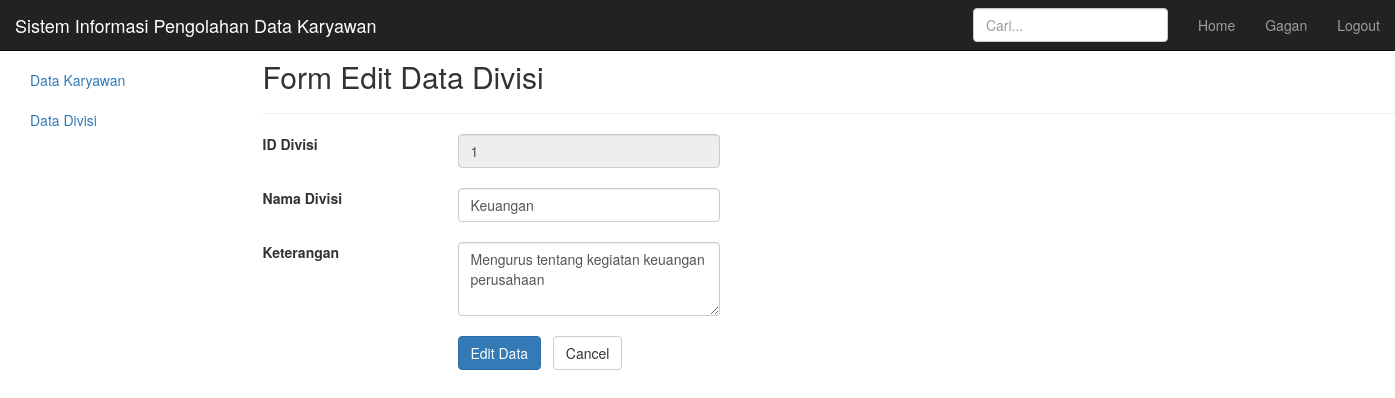
Page /index.php?page=edit_divisi&id_divisi=1 (signed in) on the committed database.
### tables this page shows
CREATE TABLE `divisi` (
  `id_divisi` int(11) NOT NULL,
  `nama_divisi` varchar(50) NOT NULL,
  `keterangan` varchar(50) NOT NULL
);

### index.php (the view, shortened to what this page needs)
<?php
	include "koneksi.php";
  $tampil = mysqli_query($koneksi, "SELECT * FROM admin where username = '$_SESSION[username]'");
  while ($hasil = mysqli_fetch_array ($tampil)){
    $namadepan = $hasil['nama_depan'];
  }
?>
<!DOCTYPE html>
<html>
<head>
	<link href="css/bootstrap.min.css" rel="stylesheet">
	<link rel="stylesheet" type="text/javascript" href="js/bootstrap.min.js">
</head>
<body>
	<nav class="navbar navbar-inverse navbar-fixed-top">
		<div class="container-fluid">
			<div class="navbar-header">
				 <a class="navbar-brand" href="index.php?page=home">Sistem Informasi Pengolahan Data Karyawan</a>
			</div>
			<div id="navbar" class="navbar-collapse collapse">
				<ul class="nav navbar-nav navbar-right">
            		<li><a href="index.php?page=home">Home</a></li></li>
            		<li><a href="index.php?page=profiladmin"><?php echo $namadepan;?></a></li>
            		<li><a href="logout.php?berhasil-logout">Logout</a></li>
          		</ul>
          		<form class="navbar-form navbar-right">
           			<input type="text" class="form-control" placeholder="Cari...">
          		</form>
			</div>
		</div>
	</nav>
	<div class="container-fluid">
      <div class="row">
        <div class="col-sm-3 col-md-2 sidebar">
          <ul class="nav nav-sidebar">
            <li class="active"><a href="#"></a></li>
            <li><a href="#">Reports</a></li>
            <li class="active"><a href="index.php?page=data_karyawan">Data Karyawan <span class="sr-only">(current)</span></a></li>
            <li><a href="index.php?page=data_divisi">Data Divisi</a></li>
          </ul>
        </div>
        <div class="col-sm-9 col-sm-offset-3 col-md-10 col-md-offset-0 main">
        	<?php
			$page = (isset($_GET['page']))? $_GET['page'] : "main";
			switch ($page) {
				case 'edit_divisi' : include "edit_divisi.php"; break;
			}
			?>
      </div>
    </div>
</body>
</html>

### edit_divisi.php (shortened to what this page needs)
<div class="container">
<?php
$Open = include "koneksi.php";
if (isset($_GET['id_divisi'])) {
	$id_divisi = $_GET['id_divisi'];
}
	$query	= "SELECT * FROM divisi WHERE id_divisi='$id_divisi'";
	$sql	= mysqli_query ($koneksi, $query);
	$hasil	= mysqli_fetch_array ($sql);
	$id_divisi	= $hasil['id_divisi'];
	$nama_divisi	= $hasil['nama_divisi'];
	$keterangan	= $hasil['keterangan'];
?>
<br />
<br />
<form action="#" method="POST" name="formeditdivisi" enctype="multipart/form-data">
	<h2 class="sub-header">Form Edit Data Divisi</h2>
<hr />
		<div class="row">
			<div class="form-group">
				<label for="id_divisi" class="col-md-2 control-label">ID Divisi</label>
				<div class="col-md-3">
					<input name="id_divisi" type="text" class="form-control" id="id_divisi" value="<?=$id_divisi?>" disabled>
				</div>
			</div>
		</div>
		<br />
		<div class="row">
			<div class="form-group">
				<label for="nama_divisi" class="col-md-2 control-label">Nama Divisi</label>
				<div class="col-md-3">
					<input name="nama_divisi" type="text" class="form-control" id="nama_divisi" value="<?=$nama_divisi?>">
				</div>
			</div>
		</div>
		<br />
		<div class="row">
			<div class="form-group">
				<label for="keterangan" class="col-md-2 control-label">Keterangan</label>
				<div class="col-md-3">
					<textarea name="keterangan" class="form-control" rows="3" id="keterangan"><?=$keterangan?></textarea>
				</div>
			</div>
		</div>
		<br />
		<div class="row">
			<div class="col-md-4 col-md-offset-2">
				<input type="submit" name="Editdivisi" class="btn btn-primary" value="Edit Data">&nbsp;&nbsp;
				<input type="button" value="Cancel" class="btn btn-default" onclick=location.href="index.php?page=lihat2" title="kembali ke form edit data">
			</div>
		</div>
</form>
</div>

### rows in the picture
divisi: id_divisi "1", nama_divisi "Keuangan", keterangan "Mengurus tentang kegiatan keuangan perusahaan"

### other values in the picture
$namadepan "Gagan"
